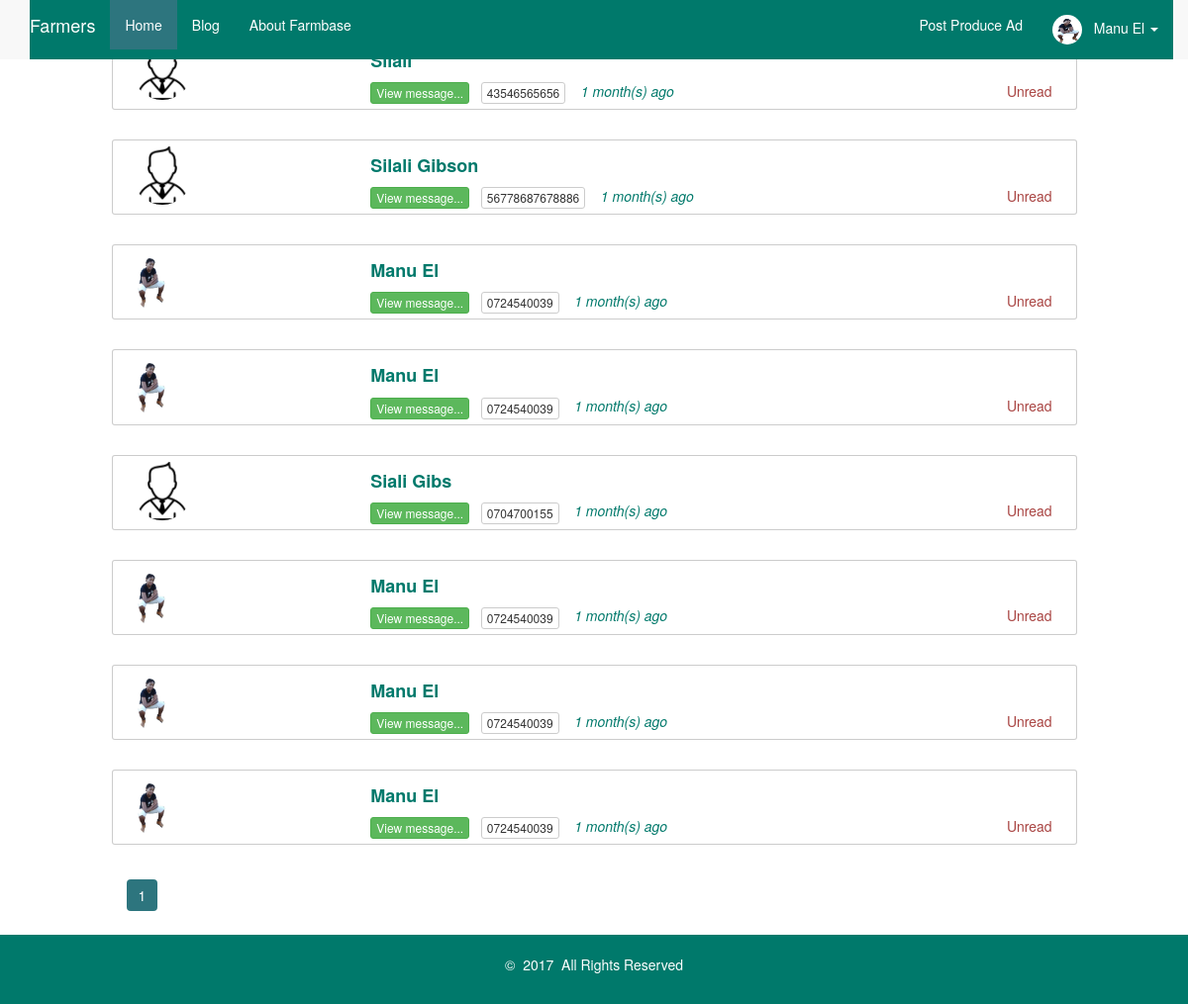
/farmer_inbox.php (signed in), run on the app's committed database.
### tables this page shows
CREATE TABLE IF NOT EXISTS `tbl_farmers` (
`ID` int(11) NOT NULL,
  `name` varchar(100) NOT NULL,
  `email` varchar(100) NOT NULL,
  `phone` varchar(100) NOT NULL,
  `photo` varchar(100) NOT NULL,
  `pass` varchar(500) NOT NULL
);

CREATE TABLE IF NOT EXISTS `sent_messages` (
`ID` int(11) NOT NULL,
  `name` varchar(100) NOT NULL,
  `senderEmail` varchar(100) NOT NULL,
  `phone` varchar(100) NOT NULL,
  `message` longtext NOT NULL,
  `postID` varchar(100) NOT NULL,
  `receiverEmail` varchar(100) NOT NULL,
  `status` varchar(10) NOT NULL,
  `timer` timestamp NOT NULL DEFAULT CURRENT_TIMESTAMP ON UPDATE CURRENT_TIMESTAMP
);

### class.farmer.php (called while the page is built, shortened)
<?php
class FARMER
{
	private $conn;
	public function __construct()
	{
		$database = new Database();
		$db = $database->dbConnection();
		$this->conn = $db;
    }
	public function runQuery($sql)
	{
		$stmt = $this->conn->prepare($sql);
		return $stmt;
	}
	public function is_logged_in()
	{
		if(isset($_SESSION['farmerSession']))
		{
			return true;
		}
	}
}

### class.message.php (the view, shortened to what this page needs)
<?php
class paginate
{
	function __construct()
	{
		$database = new Database();
		$db = $database->dbConnection();
		$this->conn = $db;
	}
	public function dataview($query)
	{
		$stmt = $this->conn->prepare($query);
		$stmt->execute();
		if($stmt->rowCount()>0)
		{
			while($row=$stmt->fetch(PDO::FETCH_ASSOC))
			{
				?>
              <div class="col-md-10 col-md-offset-1  col-xs-12 col-sm-12 row-eq-height  card"  id="mauni">
                <div class="col-md-3 col-sm-3 col-xs-3">
               <?php
                            $stmt1 = $this->conn->prepare("SELECT * FROM tbl_consultants WHERE name=:email_id AND photo!=''");
                            $stmt1->execute(array(":email_id"=>$row['name']));
                            if ($stmt1->rowCount() > 0) {
                                $rower = $stmt1->fetch(PDO::FETCH_ASSOC);?>
                                <span class="photo"><img class=" img-circle" alt="avatar" src="consultants/consult_images/<?php echo $rower['photo']; ?>" height="60px"></span>
                       <?php     } else {
                            $stmt1 = $stmt1 = $this->conn->prepare("SELECT * FROM tbl_farmers WHERE name=:email_id AND photo!=''");
                            $stmt1->execute(array(":email_id"=>$row['name']));
                            if ($stmt1->rowCount() > 0) {
                                $rower = $stmt1->fetch(PDO::FETCH_ASSOC);?>
                                <span class="photo"><img class=" img-circle" alt="avatar" src="farmer_images/<?php echo $rower['photo']; ?>" height="60px"></span>
                      <?php } else { ?>
                                <span class="photo"><img class=" img-circle" alt="avatar" src="img/user.png" height="60px"></span>
                      <?php }
                        } ?>
               	</div>
                <div class="col-md-9 col-sm-9 col-xs-9">
	                <a href="farmer_inbox_view.php?message=<?php echo $row['ID']; ?>"><h4 class="itemed h4"><b><?php echo $row['name']; ?></b></h4></a>
					  <a href="farmer_inbox_view.php?message=<?php echo $row['ID']; ?>"><button class="btn btn-success btn-xs" type="submit" name="btn-more" value="<?php echo $row['ID']; ?>">View message...</button></a>&nbsp;&nbsp;
	                   <span  class="priced btn btn-default btn-xs"> <?php echo $row['phone']; ?></span>&nbsp;&nbsp;&nbsp;
	                    <span class="itemed h5 " style="font-style: italic;"><?php
	                    			$timed = $row['timer'];
								   $timestamp = strtotime($timed);
								   $strTime = array("second", "minute", "hour", "day", "month", "year");
								   $length = array("60","60","24","30","12","10");
								   $currentTime = time();
								   if($currentTime >= $timestamp) {
										$diff     = time()- $timestamp;
										for($i = 0; $diff >= $length[$i] && $i < count($length)-1; $i++) {
										$diff = $diff / $length[$i];
										}
										$diff = round($diff);
										echo $diff . " " . $strTime[$i] . "(s) ago ";
								   } ?></span>
		<?php if($row['status']=='' || $row['status']=='unread'){ ?>
					  <span class="pull-right text-danger">Unread&nbsp;</span><br>
		<?php } ?>
               </div><br>
            </div>
                <?php
			}
		}
		else
		{
			?>
            <tr>
            <td>Nothing here...</td>
            </tr>
            <?php
		}
	}
	public function paginglink($query,$records_per_page)
	{
		$self = $_SERVER['PHP_SELF'];
		$stmt = $this->conn->prepare($query);
		$stmt->execute();
		$total_no_of_records = $stmt->rowCount();
		if($total_no_of_records > 0)
		{
			?><tr><td colspan="3"><?php
			$total_no_of_pages=ceil($total_no_of_records/$records_per_page);
			$current_page=1;
			for($i=1;$i<=$total_no_of_pages;$i++)
			{
				if($i==$current_page)
				{
					echo "<li class='active'><a href='".$self."?page_no=".$i."'>".$i."</a></li>";
				}
				else
				{
					echo "<li><a  href='".$self."?page_no=".$i."'>".$i."</a>&nbsp;&nbsp;</li>";
				}
			}
			?></td></tr><?php
		}
	}
}

### farmer_inbox.php (shortened to what this page needs)
<?php
require_once 'class.farmer.php';
$farmer_home = new FARMER();
if($farmer_home->is_logged_in()){
$stmt = $farmer_home->runQuery("SELECT * FROM tbl_farmers WHERE email=:email_id");
$stmt->execute(array(":email_id"=>$_SESSION['farmerSession']));
$row = $stmt->fetch(PDO::FETCH_ASSOC);
}
$farmer_home_post = new Database();
if($farmer_home_post->dbConnection())
	{
		include_once 'class.message.php';
		$paginate = new paginate();
	}
?>
<!DOCTYPE html>
<html>
	<head>
		<link href="#SSS" rel="stylesheet" type="text/css" />
		 <link href="css/style.css" rel="stylesheet">
		<link href="css/bootstrap.min.css" rel="stylesheet" type="text/css" />
		 <link href="font/css/font-awesome.css" rel="stylesheet" />
	</head>
	<body>
	<section>
		<nav class="navbar navbar-default navbar-fixed-top">
      <div class="container">
        <div class="navbar-header">
          <a class="navbar-brand" href="index">Farmers</a>
        </div>
        <div id="navbar" class="navbar-collapse collapse">
          <ul class="nav navbar-nav">
            <li class="active"><a href="index">Home</a></li>
            <li><a href="blog">Blog</a></li>
            <li><a href="about">About Farmbase</a></li>
          </ul>
          <ul class="nav navbar-nav navbar-right">
           <?php
if($farmer_home->is_logged_in()) {
 	?>
 	<li><a href="farmer_post"><span class="glyphicon glyphicon"></span>&nbsp;Post Produce Ad</a></li>
	 <li class="dropdown">
              <a href="#" class="dropdown-toggle" data-toggle="dropdown" role="button" aria-haspopup="true" aria-expanded="false">
              	<?php
					if(isset($pic)){
						echo $pic;
					} else { ?>
					<img class="img-circle " src="farmer_images/<?php echo $row['photo']; ?>"  style=" padding:0px;"  height=50px />
				<?php
				}?>
			  <span class=""></span>&nbsp; <?php echo $row['name']; ?>&nbsp;<span class="caret"></span></a>
            </li><?php } ?>
          </ul>
        </div>
      </div>
    </nav>
   	 <div class="col-lg-2 col-lg-offset-5">
		<br style="margin: 15px;">
	</div>
    <section>
    <div class="container" id="panel_post">
		                   <?php
		                   $namer = $row['name'];
		                    $query = "SELECT * FROM sent_messages WHERE receiverEmail='$namer' ORDER BY ID DESC";
		                    $records_per_page=10;
		                    $newquery = $paginate->paging($query,$records_per_page);
		                    $paginate->dataview($newquery);
		                    ?>
		                  <div class="clearfix"></div>
		                 <div class=" col-md-10 col-xs-12 col-md-offset-1">
		                 	<ul class="pagination">
		                    <?php
		                    $paginate->paginglink($query,$records_per_page);
		                    ?>
		                    </ul>
		                 </div>
        </div>
    </section>
	<footer>
			<div class="col-md-12">
				<div class="col-md-6 col-md-offset-3 text-center">
					<p>&copy; &nbsp;<?php echo date('Y'); ?> &nbsp;All Rights Reserved </p>
				</div>
			</div>
		</footer>
	</body>
</html>

### css/style.css (style rules this page uses)
html , body { font-family: sans-serif; }
.card { position: relative; box-sizing: border-box; background: #fff; border-radius: 3px; margin: 15px 0px; box-shadow:none !important; border:1px solid rgba(0,0,0,0.2); }
.navbar-fixed-top, #navbar, #myTab { background-color:#00796b; border: none!important; padding:0; }
.dropdown-toggle { background-color:#00796b !important; }
ul .active a { background-color:#2D757E !important; border: none!important; }
.nav li a, .navbar-brand { color: #fff!important; }
.dropdown-toggle img { width: 30px!important; height: 30px!important; padding: 0px!important; }
#panel_post { width: 100%; margin-top: -20px!important; }
#mauni { padding: 5px; }
.itemed { color: #00796b!important; }
footer .col-md-12 { color: #fff; padding: 20px; width: 100%; background-color: #00796b!important; }

### data on the page
tbl_farmers: photo (picture), name "Manu El"
sent_messages: name "Silali", $row['ID'] 11 (drawn), phone "43546565656", diff "1", i "month", status "Unread"
sent_messages: name "Silali Gibson", $row['ID'] 7 (drawn), phone "56778687678886", diff "1", i "month", status "Unread"
sent_messages: tbl_farmers.photo (picture), name "Manu El", $row['ID'] 6 (drawn), phone "0724540039", diff "1", i "month", status "Unread"
sent_messages: tbl_farmers.photo (picture), name "Manu El", $row['ID'] 5 (drawn), phone "0724540039", diff "1", i "month", status "Unread"
sent_messages: name "Siali Gibs", $row['ID'] 4 (drawn), phone "0704700155", diff "1", i "month", status "Unread"
sent_messages: tbl_farmers.photo (picture), name "Manu El", $row['ID'] 3 (drawn), phone "0724540039", diff "1", i "month", status "Unread"
sent_messages: tbl_farmers.photo (picture), name "Manu El", $row['ID'] 2 (drawn), phone "0724540039", diff "1", i "month", status "Unread"
sent_messages: tbl_farmers.photo (picture), name "Manu El", phone "0724540039", diff "1", i "month", status "Unread"
